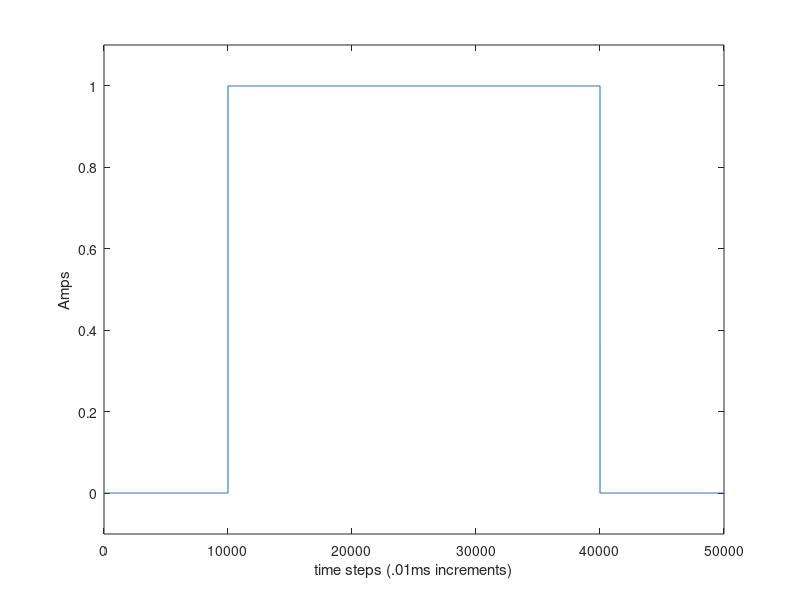
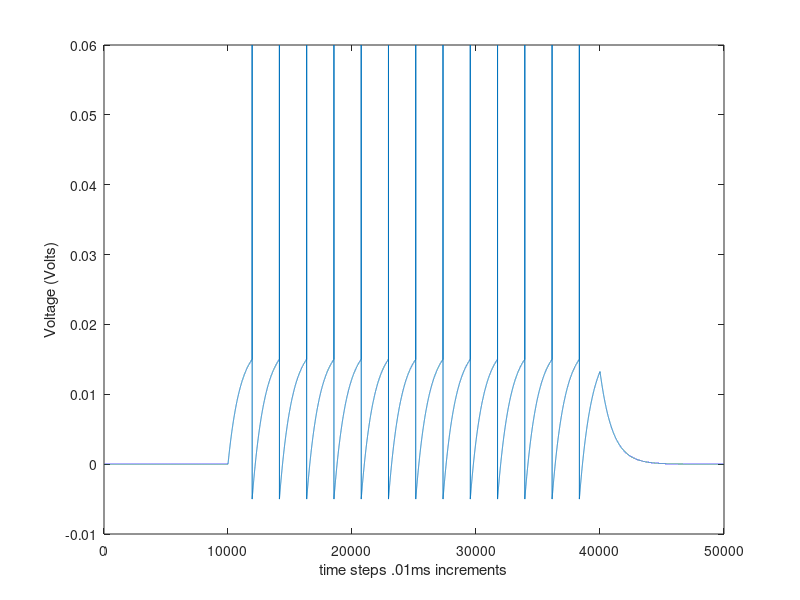

MATLAB code to generate these figures, in order: (Note: this script raises an error after producing the figures.)
%% Part 1A
clear all
close all
T = .5; % time interval in seconds of the experiment
dt = 1*10^-5;% time step in .1 ms
NT = ceil(T/dt); % Number of steps
I0 = 1; %I0template set to 1 at 100ms for 300ms and then go back to 0
Iext = zeros(NT,1); %Injected current starts at all zeros

t1=0.1;t2 = 0.4; % Create timepoints at 100 and 400 ms

nt1 = ceil(t1/dt); nt2 = ceil(t2/dt); % create array with step location of t1 and t2
Iext(nt1:nt2) = I0; %Create time point in which we input the current from 100 to 400ms at 1 amp
figure
plot(Iext)
ylim([-.1,1.1])
xlabel("time steps (.01ms increments)")
ylabel("Amps")

Iext = 7*10^-9*Iext; %Set new current injection to 7nA

figure
plot(Iext)
ylim([-1*10^-8, 1*10^-8])
xlabel("time steps (.01ms increments)")
ylabel("Amps")
%% Part 1B
Vt = zeros(NT,1);
tau =.01; % Set Tau to 10 ms
R = 2.5*10^6; % Set the resistance to 2.5*10^-6 Ohms
Vthresh = 15*10^-3; % Set threshold to spike
Vspike = 60*10^-3; % Set value if spikes
Vreset = -5*10^-3; % Set reset value if spikes
for t=1:NT-1
 if Vt(t)==Vspike % If current voltage = spike voltage than make the next value a spike reset
     Vt(t+1)=Vreset;
 elseif Vt(t)>Vthresh % If current voltage is greater than Vthresh than set next value to spike value
     Vt(t+1)=Vspike;
 else % If neither of the above occur than calculate a new dvdt based on the voltage and add to get next voltage.
  dVdt = (-Vt(t)+R*Iext(t))/tau;   
  Vt(t+1) = Vt(t)+dVdt*dt;  
     
 end
% if Vt(t+1) > Vthresh
%     Vt(t+1) = Vspike
%     Vt(t+2) = Vreset
end

plot(Vt)
ylim([-1*10^-2, 6*10^-2])
xlabel("time steps .01ms increments")
ylabel("Voltage (Volts)")


%% Part 1C
Vi=zeros(40,1); % create a new matrix with 40 zeros
for I = 1:1:40
    Iext(nt1:nt2)=(I-1)*10^-9*.5; % Set the current to nanometers and steps of .5 starting at 0
    for t=1:NT-1;
        if Vt(t)==Vspike; 
           Vt(t+1)=Vreset;
        elseif Vt(t)>Vthresh;
           Vt(t+1)=Vspike;
        else
           dVdt = (-Vt(t)+R*Iext(t))/tau;   
           Vt(t+1) = Vt(t)+dVdt*dt;  
        end
    end
    current = (I-1)*10^-9*.5; % Create a value for applied current during the iteration
    Vi(I,1)= current; % Store in column 1
    cnt = simple_spike_count(Vt, 15*10^-3); % Create a value for number of spikes based on that current injection
    firingrate = cnt/NT; % Create firing rate value
    Vi(I,2)= firingrate; % Add firing rates to column 2 

end
plot(Vi(:,1),Vi(:,2))
xlabel("Current Injected (Amps)")
ylabel("Firing rate")
%% Part 2A
ts=(1:NT)*dt;
Iext(nt1:nt2)=7;
[V,n,m,h] = HHmodel(ts,Iext);
figure
plot(V)
xlabel("time")
ylabel("voltage")
%% Part 2B
figure
subplot(4,1,1)
plot(V)
xlim([10000 13500])
subplot(4,1,2)
plot(m)
xlim([10000 13500])
subplot(4,1,3)
plot(n)
xlim([10000 13500])
subplot(4,1,4)
plot(h)
xlim([10000 13500])

%m increases first and runs pretty in line with the increase in voltage of
%the first spike. This makes sense because as the number of sodium channels
%opening increases we will see a quick depolarization in the cell. n
%increases soon after m as the K+ channels start to open closely after the spike
%starts. This would help repolarize the cell and thus end the the
%current spike. However, n occurs slightly later and movement of K+ is
%slightly slower than Na+ and thus the repolarization is timed so that it starts after the spike hase peaked. Finally Na+ inactivation occurs in a
%similar time frame as K+ opening. Both of these factors help repolarize
%similar time frame as the K+. These two factors contribute to the quick
%repolarization of a neuron.
%% Part 2C
FI=zeros(20,1);
for I = 1:20
    Iext(nt1:nt2)=I; % Create currents from 1-20nA
    [V,n,m,h] = HHmodel(ts,Iext);% Run HHmodel for different currents
    cnt = simple_spike_count(V, 0); % Create a value for number of spikes based on that current injection
    firingrate = cnt/NT; % Create firing rate value
    FI(I,1)=I; % Set first column of FI to current
    FI(I,2)= firingrate; % Add firing rates to column 2 
end
figure
plot(FI(:,1),FI(:,2))
xlabel("Current in nA")
ylabel("Firing Rate")

%This curve is less linear in its increase for the IF than the IF curve in
%question 1. This difference would be a result of the different dynamics
%and parameters created in the two models we used.
%% Part 3A
Inoise = lowpass_gwn( 1000, 0.5, 1e-5 );
Inoise = Inoise*3;

ts=(1:NT)*dt;
Iext(nt1:nt2)=7;
[V1,n,m,h] = HHmodel(ts,Iext);
figure
plot(V1)
xlabel("time")
ylabel("voltage")
hold on
Iext(nt1:nt2)=Iext(nt1:nt2)+Inoise(nt1:nt2);
[V2,n,m,h] = HHmodel(ts,Iext);
plot(V2)
%% Part 3B

FI=zeros(32,1);
for t=1:32
  Inoise = lowpass_gwn(1000, 0.5, 1*10^-5);
  Inoise = Inoise*3;
  Iext(nt1:nt2)=7;
  Iext(nt1:nt2)=Iext(nt1:nt2)+Inoise(nt1:nt2);
  [V3,n,m,h] = HHmodel(ts,Iext); 
  cnt = simple_spike_count(V3, 0); % Create a value for number of spikes based on that current injection
  firingrate = cnt/NT; % Create firing rate value
  FI(t,1)=t; % Set first column of FI to current
  FI(t,2)= firingrate; % Add firing rates to column 2   
end
figure
plot(FI(:,1),FI(:,2))
xlabel("Trial number")
ylabel("Firing rate")
%% Part 3C
mean(FI(:,2))
var(FI(:,2))
FanoFactor=var(FI(:,2))/mean(FI(:,2))

%No, the fano factor is very far from 1 and therefore it is unlikely that
%this is a poisson neuron. The HHmodel should cause a spike with an uptick
%in in current and the current fluctuation should be relatively consistent.
%Meaning the spike train should be relatively deterministic and have low
%variancce.
